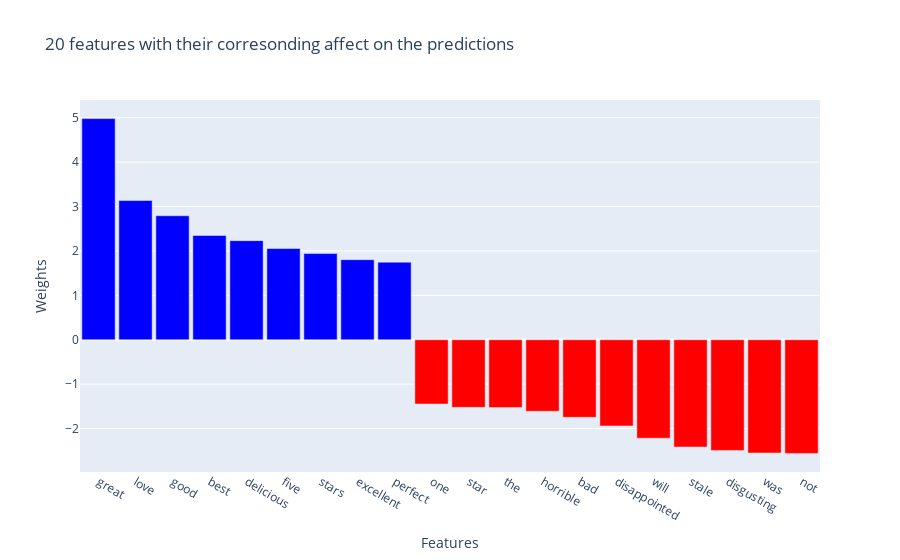

Source (notebook cell):
### Code cell
import plotly.graph_objects as go


def plot_bar(xvalues, yvalues, title, xtitle, ytitle,require = True):
    
    fig = go.Figure()
    if require:
        color=np.where(df_feature_weight['weight']<0,'red','blue')
        fig.add_trace(go.Bar(x=xvalues,y = yvalues,marker_color = color))
    else:
        fig.add_trace(go.Bar(x=xvalues,y = yvalues,width = 0.6,marker_color = ['blue','red']))
    fig.update_layout(
        xaxis_title=xtitle,
        yaxis_title=ytitle,
        title=title,
        bargap=0.1)
    
    return fig

plot_bar(xvalues=df_feature_weight['feature'],yvalues=df_feature_weight['weight'],
        title = '20 features with their corresonding affect on the predictions',
        xtitle= 'Features',
        ytitle= 'Weights')

### Figure 1 — Plotly figure (JSON) as saved in the notebook; plotly's stock layout.template omitted (floating-point values rounded to 4 significant figures)
{"data": [{"marker": {"color": ["blue", "blue", "blue", "blue", "blue", "blue", "blue", "blue", "blue", "red", "red", "red", "red", "red", "red", "red", "red", "red", "red", "red"]}, "type": "bar", "x": ["great", "love", "good", "best", "delicious", "five", "stars", "excellent", "perfect", "one", "star", "the", "horrible", "bad", "disappointed", "will", "stale", "disgusting", "was", "not"], "y": [4.981, 3.136, 2.792, 2.348, 2.232, 2.055, 1.941, 1.803, 1.747, -1.449, -1.523, -1.525, -1.611, -1.746, -1.941, -2.217, -2.416, -2.493, -2.55, -2.56]}], "layout": {"bargap": 0.1, "title": {"text": "20 features with their corresonding affect on the predictions"}, "xaxis": {"title": {"text": "Features"}}, "yaxis": {"title": {"text": "Weights"}}}}
